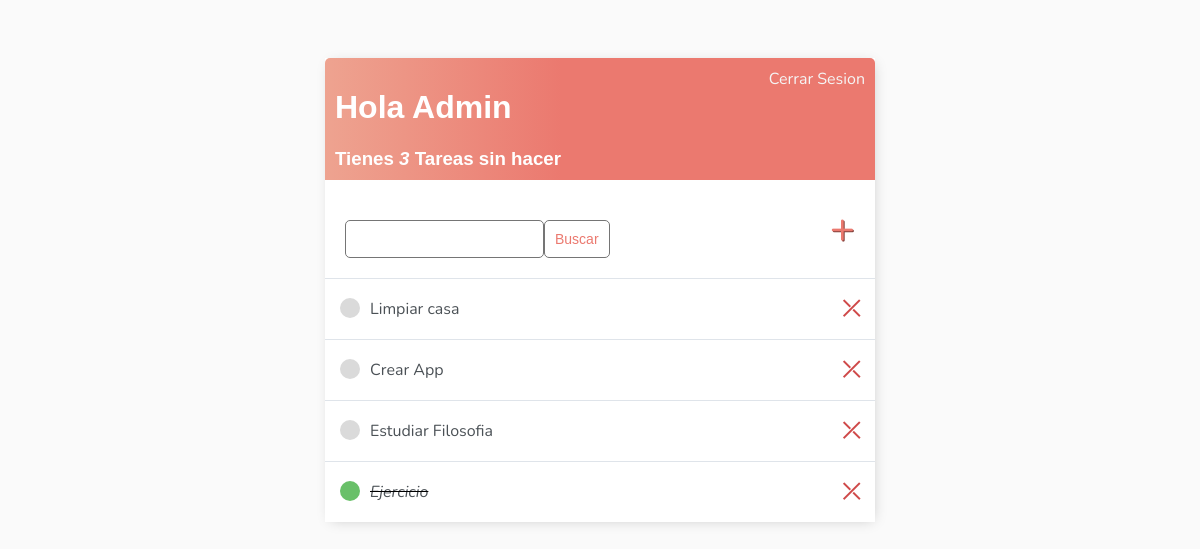
Page / (signed in) on the earlier database version.
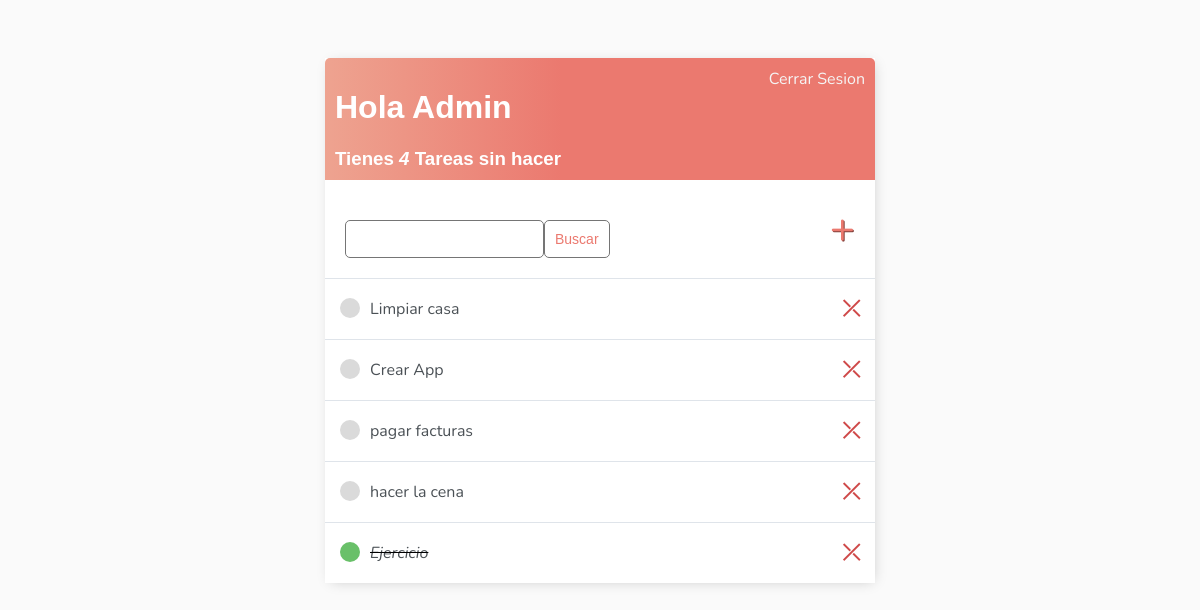
Same page on the later database version.
### TodoApp/models.py (models this page shows)
class Tarea(models.Model):
    usuario = models.ForeignKey(User, on_delete=models.CASCADE, null=True, blank=True)
    titulo = models.CharField(max_length=200, null=True, blank=True)
    descripcion = models.TextField(null=True, blank=True)
    completado = models.BooleanField(default=False)
    created = models.DateTimeField(auto_now_add=True)
    def __str__(self):
        return self.titulo
    class Meta:
        ordering = ["completado"]

### TodoApp/views.py (the view)
# urls.py: path('', ListaTareas.as_view(), name='tareas'),
class ListaTareas(LoginRequiredMixin, ListView):
    model = Tarea
    context_object_name = "tareas"
    template_name = 'TodoApp/lista_tareas.html'
    def get_context_data(self, **kwargs):
        context = super().get_context_data(**kwargs)
        context['tareas'] = context['tareas'].filter(usuario=self.request.user)
        context['count'] = context['tareas'].filter(completado=False).count()
        buscador = self.request.GET.get('buscador')
        if buscador:
            context['tareas'] = context['tareas'].filter(
                titulo__istartswith=buscador)
        context['buscador'] = buscador
        return context

### TodoApp/templates/TodoApp/lista_tareas.html (shortened to what this page needs)
{% extends 'TodoApp/base.html' %}
{% block content %}
    <div class="header-bar">
        <div>
            <h1>Hola {{ request.user | title }}</h1>
            <h3 style="margin: 0;">Tienes <i>{{ count }}</i> Tarea{{ count | pluralize:"s" }} sin hacer</h3>
        </div>
        {% if request.user.is_authenticated %}
            <a href="{% url 'logout' %}">Cerrar Sesion</a>
        {% else %}
            <a href="{% url 'login' %}">Iniciar Sesion</a>
        {% endif %}
    </div>
    <div id="buscador">
        <form class="form-buscador" method="GET">
            <input type="text" name="buscador" value="">
            <input class="button" type="submit" value="Buscar">
        </form>
        <a id="link-crear" href="{% url 'crear-tarea' %}">&#x2b;</a>
    </div>
    <div class="elementos">
        {% for tarea in tareas %}
        <div class="tareas">
            {% if tarea.completado %}
            <div class="tarea-titulo">
                <div class="tarea-completada"></div>
                <i><s><a href="{% url 'editar-tarea' tarea.id %}">{{ tarea }}</a></s></i>
            </div>
                <a class="link-eliminar" href="{% url 'eliminar-tarea' tarea.id %}">&#10539;</a>
            {% else %}
            <div class="tarea-titulo">
                <div class="tarea-incompleta"></div>
                    <a href="{% url 'editar-tarea' tarea.id %}">{{ tarea }}</a>
            </div>
                <a class="link-eliminar" href="{% url 'eliminar-tarea' tarea.id %}">&#10539;</a>
            {% endif %}
        </div>
        {% empty %}
        <h3>No hay elementos en la lista</h3>
        {% endfor %}
    </div>
{% endblock %}

Differences in the rows shown:
removed Tarea: titulo "Estudiar Filosofia"
added Tarea: titulo "pagar facturas"
added Tarea: titulo "hacer la cena"
Other differences:
{{ count }}: "3" → "4"
